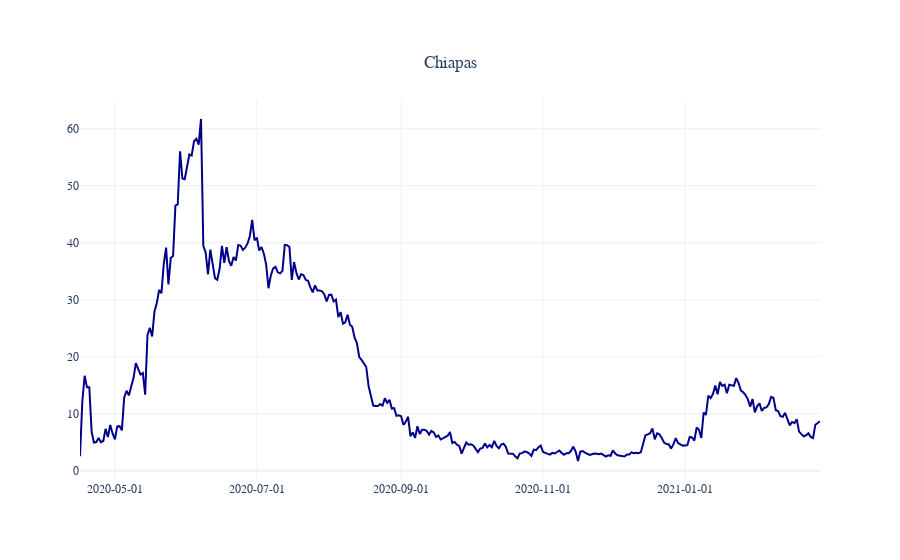

Here is the notebook cell this chart was saved with:
### Code cell
# 7
ESTADO = 'Chiapas'

fig = go.Figure()

fig.add_trace( go.Scatter( x = BU_Estado[ ( BU_Estado['Estado'] == ESTADO ) \
                                         & ( BU_Estado['Date'] > '2020-04-15' ) ]['Date'], 
                          y = BU_Estado[ ( BU_Estado['Estado'] == ESTADO )  \
                                         & ( BU_Estado['Date'] > '2020-04-15' ) ]['% Ocupación'], 
                          name = ESTADO, line_color = 'darkblue' ) )

fig.update_layout( template = 'plotly_white', # "plotly", "plotly_white", "ggplot2", "seaborn", "simple_white", "none"
                  barmode = 'overlay', 
                  title = { 'text': ESTADO,
                           'y':0.9, 'x':0.5, 'xanchor': 'center', 'yanchor': 'top'}, 
                  font_family = 'Calibri Light')

fig.update_xaxes(tickformat = '%Y-%m-%d') # (tickangle = 90, tickformat = '%Y-%m-%d')

fig.show()

### Figure 1 — Plotly figure (JSON) as saved in the notebook; plotly's stock layout.template omitted (floating-point values rounded to 4 significant figures; data arrays with more than 128 entries replaced by an {"elided": "..."} marker saying what was removed)
{"data": [{"line": {"color": "darkblue"}, "name": "Chiapas", "type": "scatter", "x": {"elided": "319 str values"}, "y": {"elided": "319 float values"}}], "layout": {"barmode": "overlay", "font": {"family": "Calibri Light"}, "title": {"text": "Chiapas", "x": 0.5, "xanchor": "center", "y": 0.9, "yanchor": "top"}, "xaxis": {"tickformat": "%Y-%m-%d"}}}
